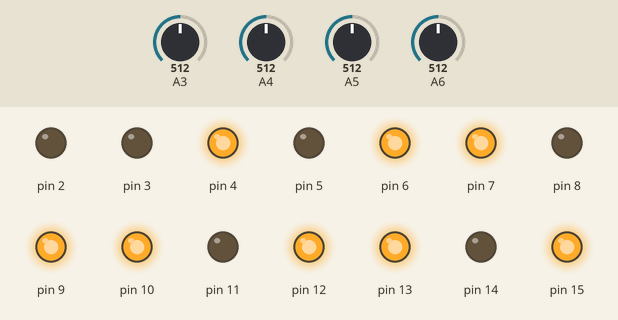
Recording of a sketch running on a simulated Arduino Uno, built with avr-gcc and run on an emulated ATmega328P. On the bench: output pins drawn as LEDs (lit = HIGH). The test bench sets the inputs (shaded band); at power-on: A3 = 512, A4 = 512, A5 = 512, A6 = 512. Pins used as bus, display or sensor lines are not drawn.

Above: at 1.2 s.
1.3 s: A3 set to 498
At 2.3 s:
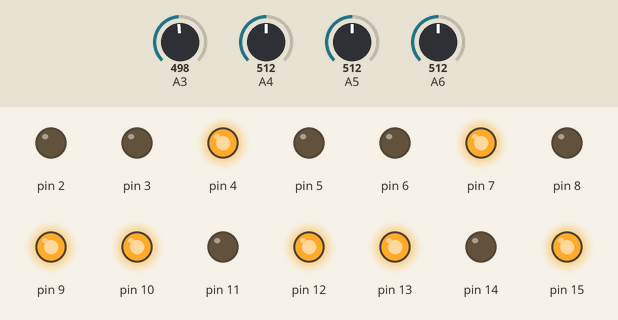
2.8 s: A4 set to 501
At 3.5 s:
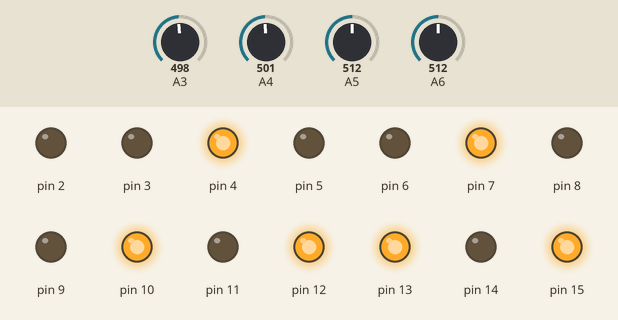
4.3 s: A5 set to 492
At 4.6 s:
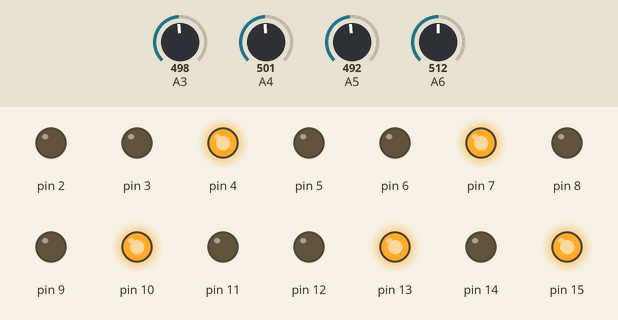
5.8 s: A6 set to 306
At 6.9 s:
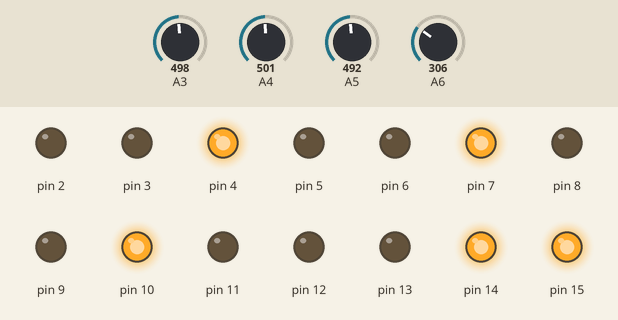
7.3 s: A5 set to 306
At 8.0 s:
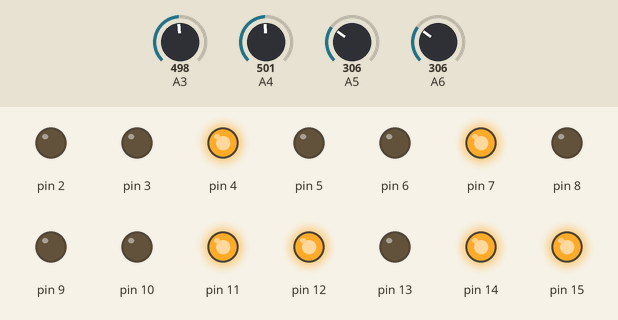
8.8 s: A3 set to 306
At 9.2 s:
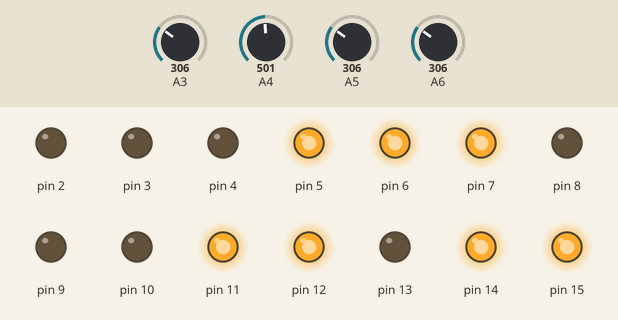
Timing chart, 0 to 11.3 s (numbered marks = the images above; inputs shaded):
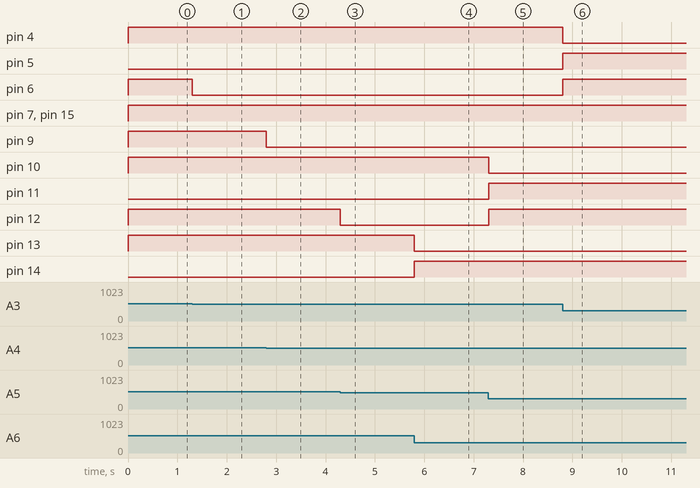

Measured:
- the behaviour switches between 510 and 509 on A3 (found by bisection; images 0 and 1)
- the behaviour switches between 510 and 509 on A4 (found by bisection; images 1 and 2)
- the behaviour switches between 510 and 509 on A5 (found by bisection; images 2 and 3)
- after the input at 1.3 s, pin 6: HIGH → LOW at once
- after the input at 2.8 s, pin 9: HIGH → LOW at once
- after the input at 4.3 s, pin 12: HIGH → LOW at once
- after the input at 5.8 s, pin 13: HIGH → LOW at once; pin 14: LOW → HIGH at once
- after the input at 7.3 s, pin 10: HIGH → LOW at once; pin 11, pin 12: LOW → HIGH at once
- after the input at 8.8 s, pin 4: HIGH → LOW at once; pin 5, pin 6: LOW → HIGH at once

The sketch:

Libreria_Motor_Protofinal.ino
```cpp
//Codigo para controlar motores teniendo en cuenta la libreria creada

#include "lib_motor.h"
#include <Arduino.h>
#include <analogWrite.h>

// Definir variables --------------------------------------------

// Definir motores
int m_radio[] = {1, 2, 3};
int m_cubito[] = {4, 5, 6};
int m_mano1[] = {7, 8, 9};
int m_mano2[] = {10, 11, 12};
int m_codo[]  = {13, 14, 15};

// Sensores de entrada
int sens_radio = 16;
int sens_cubito = 17;
int sens_mano1 = 18;
int sens_mano2 = 19;
int sens_codo = 20;

// Inicalización ------------------------------------------------

void setup() {

  // Open serial
  Serial.begin(9600);

  // Inicializar pines que van al driver del motor
  inicializar_motor(m_radio, sens_radio);
  inicializar_motor(m_cubito, sens_cubito);
  inicializar_motor(m_mano1, sens_mano1);
  inicializar_motor(m_mano2, sens_mano2);
  inicializar_motor(m_codo, sens_codo);

}

// Variables de control  ------------------------------------------

int vc_radio[12] = {0, 0, 0, 0, 0, 0, 255, 0.0001, 0.0001, 10, 5, sens_radio};
int vc_cubito[12] = {0, 0, 0, 0, 0, 0, 255, 0.0001, 0.0001, 10, 5, sens_cubito};
int vc_mano1[12] = {0, 0, 0, 0, 0, 0, 255, 0.0001, 0.0001, 10, 5, sens_mano1};
int vc_mano2[12] = {0, 0, 0, 0, 0, 0, 255, 0.0001, 0.0001, 10, 5, sens_mano2};
int vc_codo[12] = {0, 0, 0, 0, 0, 0, 255, 0.0001, 0.0001, 10, 5, sens_codo};

// Error
float err_radio, err_cubito, err_mano1, err_mano2, err_codo;

// Vector de posiciones de todo el brazo
int posiciones[5] = {500, 500, 500, 500, 500};

// Ciclo principal ------------------------------------------------

void loop() {

  // Definir las posiciones en los vectores de control
  vc_radio[1] = posiciones[0];
  vc_cubito[1] = posiciones[1];
  vc_mano1[1] = posiciones[2];
  vc_mano2[1] = posiciones[3];
  vc_codo[1] = posiciones[4];

  // Mover motores
  mover_y_controlar_posicion_LC(err_radio, vc_radio, m_radio);
  mover_y_controlar_posicion_LC(err_cubito, vc_cubito, m_cubito);
  mover_y_controlar_posicion_LC(err_mano1, vc_mano1, m_mano1);
  mover_y_controlar_posicion_LC(err_mano2, vc_mano2, m_mano2);
  mover_y_controlar_posicion_LC(err_codo, vc_codo, m_codo);


}
```

lib_motor.cpp
```cpp
#include "lib_motor.h"


// -------------------------------------------------------------------------------------------------
// Esta funcion es para manejar el motor, las entradas son:

//  m1 : pin 2/10 del L293D - Salida digital que se va a manear
//  m2 : pin 7/15 del L293D - Salida digital que se va a manear
//  v  : pin 1/6  del L293D - Salida analoga que se va a manear
// dir : Dirección del motor
// vel : Valor de la velocidad (0 - 249 : Girar un sentido , 250 - 500 : Girar otro sentido)

void mover(int m1, int m2, int v, int vel) {

  if (sgn(vel) > 0) {
    digitalWrite(m1, 0);
    digitalWrite(m2, 1);
    analogWrite(v, vel);
  }

  else if (sgn(vel) <= 0)
  {
    vel = -vel;
    digitalWrite(m1, 1);
    digitalWrite(m2, 0);
    analogWrite(v, vel);
  }

}


// -------------------------------------------------------------------------------------------------
// Funcion para leer puerto analogo

// puerto : Puerto analogo que se va aleer (A0,A1,A2...)
// imprimir : Si se quiere mostrar los valores en el serial plotter, poner true, si no, false.
// var : Variable donde se guarda el valor temporal de la entrada

int leer_analogo(int puerto, bool imprimir) {
  int tmp_pos;
  tmp_pos = analogRead(puerto);
  if (imprimir) {
    Serial.println(tmp_pos);
  }
  return tmp_pos;
}


// -------------------------------------------------------------------------------------------------
// Obtener y filtrar señal. Se hace un filtro de medianas

// Muestras : Numero de muestras que se usan para hacer el filtro
// puerto   : Puerto del cual se toman los datos

int filtro_promedios(int muestras, int puerto) {

  int avg_val, tmp_pos;

  // Average value
  avg_val = leer_analogo(puerto, false);

  // Make filter
  for (int i = 1 ; i < muestras  ; i++) {
    avg_val = (int) ((avg_val + leer_analogo(puerto, false)) / 2);
  }
  return avg_val;
}

// -------------------------------------------------------------------------------------------------
// Obtener el signo del numero
int sgn(int x) {
  if (x > 0) return 1;
  if (x < 0) return -1;
  return 0;
}

// -------------------------------------------------------------------------------------------------
// Control tipo P

int control_p(int error, int margen, int P) {
  if (abs(error) < margen) {
    return 0;
  } else {
    return P * error;
  }
}

// -------------------------------------------------------------------------------------------------
// Integral del error

int int_error(int int_err, int new_e, int margen) {

  int_err = int_err + new_e;

  if (abs(new_e) < margen) {
    int_err = 0;
  }

  return int_err;
}

// -------------------------------------------------------------------------------------------------
// Controlador PI

int control_PI(int error, int int_err, int I, int margen) {

  if (abs(error) < margen) {
    return 0;
  } else {
    return 255 * sgn(error) + int_err * I ;
  }
}

// -------------------------------------------------------------------------------------------------
// Controlador PID

int control_PID(int error, int int_err, int der_err, int P, int I, int D, int margen) {

  if (abs(error) < margen) {
    return 0;
  } else {
    return  sgn(error) * P + int_err * I + der_err * D;
  }
}

// -------------------------------------------------------------------------------------------------
// Mover y contrlar dada una posicion

// Variables de control  ------------------------------------------

// Valor temporal de posicion - 0
// Posicion deseada - 1
// Velocidad temporal - 2
// Derivada del error - 3
// Valor anteriro de error - 4
// Integral del error - 5
// constante P - 6
// constante I - 7
// constante D - 8
// margen de error maximo (0 1023) - 9
// Numero de muestras a promediar - 10
// Sensor del motor - 11
// Posicion deseada dada por un potenciometro - 12

void mover_y_controlar_posicion_LC(int error, int * vars_control, int * motor) {

  // Extraer variables

  // Verificar limites de posicion
  if (limites(vars_control[1], vars_control[13], vars_control[14]) == true) {
    mover(motor[0], motor[1], motor[2], 0);
    return;
  }

  // Leer y Filtrar señal - Temp pos
  vars_control[0] = filtro_promedios(vars_control[10], vars_control[11]);

  // Calcular el error
  error = vars_control[1] - vars_control[0];

  // Integral del error
  vars_control[5] = int_error(vars_control[5], error, 50);

  // Derivada del error
  vars_control[3] = error - vars_control[4];

  // Nuevo valor temporal de error
  vars_control[4] = error;

  // Control PID para devolver velocidad del motor
  vars_control[2] = control_PID(error, vars_control[5] , vars_control[3], vars_control[6], vars_control[7], vars_control[8], vars_control[9]);

  // Mover motor
  mover(motor[0], motor[1], motor[2], vars_control[2]);

}

// -------------------------------------------------------------------------------------------------
// Mover y contrlar dada una entrada analoga

// Variables de control  ------------------------------------------

// Valor temporal de posicion - 0
// Posicion deseada - 1
// Velocidad temporal - 2
// Derivada del error - 3
// Valor anteriro de error - 4
// Integral del error - 5
// constante P - 6
// constante I - 7
// constante D - 8
// margen de error maximo (0 1023) - 9
// Numero de muestras a promediar - 10
// Sensor del motor - 11
// Posicion deseada dada por un potenciometro - 12

void mover_y_controlar_potenciometro_LC(int error, int * vars_control, int * motor) {
  // Extraer variables

  // Posicion deseada
  vars_control[1] = analogRead(vars_control[12]);

  // Verificar limites de posicion
  if (limites(vars_control[1], vars_control[13], vars_control[14]) == true) {
    mover(motor[0], motor[1], motor[2], 0);
    return;
  }

  // Verificar limites de posicion
  if (limites(vars_control[1], vars_control[13], vars_control[14]) == true) {
    mover(motor[0], motor[1], motor[2], 0);
    return;
  }

  // Leer y Filtrar señal - Temp pos
  vars_control[0] = filtro_promedios(vars_control[10], vars_control[11]);

  // Calcular el error
  error = vars_control[1] - vars_control[0];

  // Integral del error
  vars_control[5] = int_error(vars_control[5], error, 50);

  // Derivada del error
  vars_control[3] = error - vars_control[4];

  // Nuevo valor temporal de error
  vars_control[4] = error;

  // Control PID para devolver velocidad del motor
  vars_control[2] = control_PID(error, vars_control[5] , vars_control[3], 250 , 0.000001, 0.00001, 20);

  // Mover motor
  mover(motor[0], motor[1], motor[2], vars_control[2]);

}

// -------------------------------------------------------------------------------------------------
// Inicializar motor con y sin potenciometro (El potenciometro marca la posición deseada)

void inicializar_motor_pot(int * motor, int sensor, int potenciometro) {

  // Definir pins de salida
  pinMode(motor[0], OUTPUT);
  pinMode(motor[1], OUTPUT);
  pinMode(motor[2], OUTPUT);

  // Definir pines de entrada
  pinMode(potenciometro, INPUT);
  pinMode(sensor, INPUT);

}

void inicializar_motor(int * motor, int sensor) {

  // Definir pins de salida
  pinMode(motor[0], OUTPUT);
  pinMode(motor[1], OUTPUT);
  pinMode(motor[2], OUTPUT);


  // Definir pines de entrada
  pinMode(sensor, INPUT);

}


// -------------------------------------------------------------------------------------------------
// Definir limites de poscion

bool limites(int des_pos, int max_pos, int min_pos) {

  if (des_pos > max_pos or des_pos < min_pos) {
    return true;
  } else {
    return false;
  }

}
```

lib_motor.h
```cpp
#ifndef LIB_MOTOR_H
#define LIB_MOTOR_H

#include <Arduino.h>

// -------------------------------------------------------------------------------------------------
// Esta funcion es para manejar el motor, las entradas son:

//  m1 : pin 2/10 del L293D - Salida digital que se va a manear
//  m2 : pin 7/15 del L293D - Salida digital que se va a manear
//  v  : pin 1/6  del L293D - Salida analoga que se va a manear
// dir : Dirección del motor
// vel : Valor de la velocidad

void mover(int m1, int m2, int v, int vel);

// -------------------------------------------------------------------------------------------------
// Funcion para leer puerto analogo

// puerto : Puerto analogo que se va aleer (A0,A1,A2...)
// imprimir : Si se quiere mostrar los valores en el serial plotter, poner true, si no, false.
// var : Variable donde se guarda el valor temporal de la entrada

int leer_analogo(int puerto, bool imprimir);

// -------------------------------------------------------------------------------------------------
// Obtener y filtrar señal. Se hace un filtro de medianas

int filtro_promedios(int muestras, int puerto);

// -------------------------------------------------------------------------------------------------
// Obtener signo de un numero

int sgn(int x);

// -------------------------------------------------------------------------------------------------
// Control tipo P

int control_p(int error, int margen, int P);

// -------------------------------------------------------------------------------------------------
// Integral del error

int int_error(int int_err, int new_e, int margen);

// -------------------------------------------------------------------------------------------------
// Controlador PI

int control_PI(int error, int int_err, int I, int margen);

// -------------------------------------------------------------------------------------------------
// Controlador PID

int control_PID(int error, int int_err, int der_err,int P, int I, int D, int margen);

void mover_y_controlar_posicion_LC(int error, int * vars_control, int * motor);

void mover_y_controlar_potenciometro_LC(int error, int * vars_control, int * motor);

void inicializar_motor_pot(int * motor, int sensor, int potenciometro) ;

void inicializar_motor(int * motor, int sensor);

bool limites(int des_pos, int max_pos, int min_pos);

#endif
```
